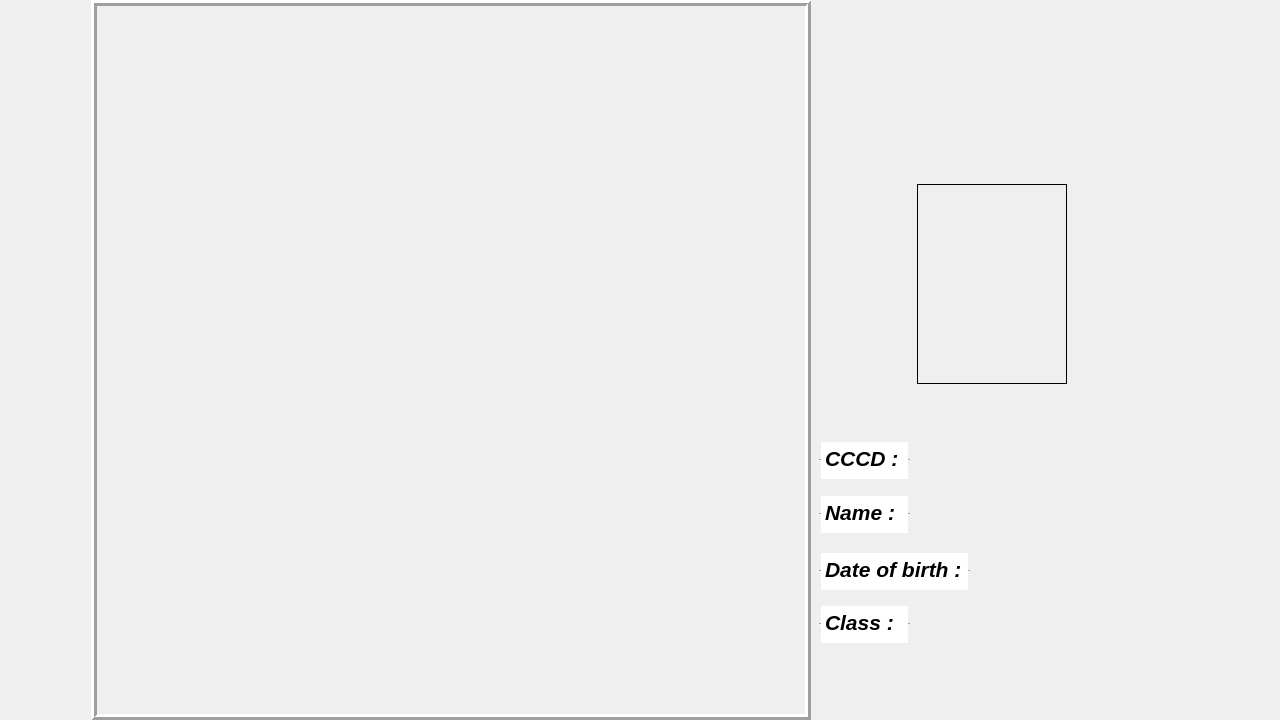
<?xml version="1.0" encoding="UTF-8"?>
<ui version="4.0">
 <class>MainWindow</class>
 <widget class="QMainWindow" name="MainWindow">
  <property name="geometry">
   <rect>
    <x>0</x>
    <y>0</y>
    <width>1280</width>
    <height>720</height>
   </rect>
  </property>
  <property name="windowTitle">
   <string>MainWindow</string>
  </property>
  <widget class="QWidget" name="centralwidget">
   <widget class="QTextEdit" name="Dayofbirth">
    <property name="geometry">
     <rect>
      <x>819</x>
      <y>551</y>
      <width>151</width>
      <height>41</height>
     </rect>
    </property>
    <property name="frameShape">
     <enum>QFrame::HLine</enum>
    </property>
    <property name="html">
     <string>&lt;!DOCTYPE HTML PUBLIC &quot;-//W3C//DTD HTML 4.0//EN&quot; &quot;http://www.w3.org/TR/REC-html40/strict.dtd&quot;&gt;
&lt;html&gt;&lt;head&gt;&lt;meta name=&quot;qrichtext&quot; content=&quot;1&quot; /&gt;&lt;style type=&quot;text/css&quot;&gt;
p, li { white-space: pre-wrap; }
&lt;/style&gt;&lt;/head&gt;&lt;body style=&quot; font-family:'Ubuntu'; font-size:11pt; font-weight:400; font-style:normal;&quot;&gt;
&lt;p style=&quot; margin-top:0px; margin-bottom:0px; margin-left:0px; margin-right:0px; -qt-block-indent:0; text-indent:0px;&quot;&gt;&lt;span style=&quot; font-size:16pt; font-weight:600; font-style:italic;&quot;&gt;Date of birth :&lt;/span&gt;&lt;/p&gt;&lt;/body&gt;&lt;/html&gt;</string>
    </property>
    <property name="textInteractionFlags">
     <set>Qt::NoTextInteraction</set>
    </property>
   </widget>
   <widget class="QLabel" name="inforCCCD">
    <property name="geometry">
     <rect>
      <x>910</x>
      <y>444</y>
      <width>211</width>
      <height>31</height>
     </rect>
    </property>
    <property name="font">
     <font>
      <family>Ubuntu</family>
      <pointsize>16</pointsize>
      <weight>75</weight>
      <italic>true</italic>
      <bold>true</bold>
     </font>
    </property>
    <property name="text">
     <string/>
    </property>
   </widget>
   <widget class="QLabel" name="inforName">
    <property name="geometry">
     <rect>
      <x>910</x>
      <y>497</y>
      <width>271</width>
      <height>31</height>
     </rect>
    </property>
    <property name="font">
     <font>
      <family>Ubuntu</family>
      <pointsize>16</pointsize>
      <weight>75</weight>
      <italic>true</italic>
      <bold>true</bold>
     </font>
    </property>
    <property name="text">
     <string/>
    </property>
   </widget>
   <widget class="QLabel" name="inforDoB">
    <property name="geometry">
     <rect>
      <x>971</x>
      <y>555</y>
      <width>181</width>
      <height>31</height>
     </rect>
    </property>
    <property name="font">
     <font>
      <family>Ubuntu</family>
      <pointsize>16</pointsize>
      <weight>75</weight>
      <italic>true</italic>
      <bold>true</bold>
     </font>
    </property>
    <property name="text">
     <string/>
    </property>
   </widget>
   <widget class="QLabel" name="logoclb">
    <property name="enabled">
     <bool>true</bool>
    </property>
    <property name="geometry">
     <rect>
      <x>1019</x>
      <y>49</y>
      <width>91</width>
      <height>101</height>
     </rect>
    </property>
    <property name="styleSheet">
     <string notr="true">image: url(:/logo/bkmaker.png);
</string>
    </property>
    <property name="text">
     <string/>
    </property>
    <property name="scaledContents">
     <bool>true</bool>
    </property>
   </widget>
   <widget class="QLabel" name="logokhoa">
    <property name="enabled">
     <bool>true</bool>
    </property>
    <property name="geometry">
     <rect>
      <x>877</x>
      <y>57</y>
      <width>81</width>
      <height>81</height>
     </rect>
    </property>
    <property name="styleSheet">
     <string notr="true">
image: url(:/logo2/UI_NCKH_PyQt5/dut.png);

</string>
    </property>
    <property name="text">
     <string/>
    </property>
    <property name="scaledContents">
     <bool>true</bool>
    </property>
   </widget>
   <widget class="QLabel" name="background">
    <property name="geometry">
     <rect>
      <x>812</x>
      <y>1</y>
      <width>371</width>
      <height>721</height>
     </rect>
    </property>
    <property name="font">
     <font>
      <family>Ubuntu</family>
      <weight>75</weight>
      <italic>true</italic>
      <bold>true</bold>
     </font>
    </property>
    <property name="styleSheet">
     <string notr="true">background-image: url(:/background1/backgroundc.jpg);
</string>
    </property>
    <property name="text">
     <string/>
    </property>
   </widget>
   <widget class="QLabel" name="cam">
    <property name="geometry">
     <rect>
      <x>91</x>
      <y>0</y>
      <width>720</width>
      <height>720</height>
     </rect>
    </property>
    <property name="frameShape">
     <enum>QFrame::Box</enum>
    </property>
    <property name="frameShadow">
     <enum>QFrame::Raised</enum>
    </property>
    <property name="lineWidth">
     <number>3</number>
    </property>
    <property name="text">
     <string/>
    </property>
    <property name="scaledContents">
     <bool>true</bool>
    </property>
   </widget>
   <widget class="QLabel" name="image">
    <property name="geometry">
     <rect>
      <x>917</x>
      <y>184</y>
      <width>150</width>
      <height>200</height>
     </rect>
    </property>
    <property name="frameShape">
     <enum>QFrame::Box</enum>
    </property>
    <property name="lineWidth">
     <number>1</number>
    </property>
    <property name="text">
     <string/>
    </property>
    <property name="scaledContents">
     <bool>true</bool>
    </property>
   </widget>
   <widget class="QLabel" name="inforClass">
    <property name="geometry">
     <rect>
      <x>912</x>
      <y>609</y>
      <width>211</width>
      <height>31</height>
     </rect>
    </property>
    <property name="font">
     <font>
      <family>Ubuntu</family>
      <pointsize>16</pointsize>
      <weight>75</weight>
      <italic>true</italic>
      <bold>true</bold>
     </font>
    </property>
    <property name="text">
     <string/>
    </property>
   </widget>
   <widget class="QTextEdit" name="CCCD">
    <property name="geometry">
     <rect>
      <x>819</x>
      <y>440</y>
      <width>91</width>
      <height>41</height>
     </rect>
    </property>
    <property name="frameShape">
     <enum>QFrame::HLine</enum>
    </property>
    <property name="html">
     <string>&lt;!DOCTYPE HTML PUBLIC &quot;-//W3C//DTD HTML 4.0//EN&quot; &quot;http://www.w3.org/TR/REC-html40/strict.dtd&quot;&gt;
&lt;html&gt;&lt;head&gt;&lt;meta name=&quot;qrichtext&quot; content=&quot;1&quot; /&gt;&lt;style type=&quot;text/css&quot;&gt;
p, li { white-space: pre-wrap; }
&lt;/style&gt;&lt;/head&gt;&lt;body style=&quot; font-family:'Ubuntu'; font-size:11pt; font-weight:400; font-style:normal;&quot;&gt;
&lt;p style=&quot; margin-top:0px; margin-bottom:0px; margin-left:0px; margin-right:0px; -qt-block-indent:0; text-indent:0px;&quot;&gt;&lt;span style=&quot; font-size:16pt; font-weight:600; font-style:italic;&quot;&gt;CCCD :&lt;/span&gt;&lt;/p&gt;&lt;/body&gt;&lt;/html&gt;</string>
    </property>
    <property name="textInteractionFlags">
     <set>Qt::NoTextInteraction</set>
    </property>
   </widget>
   <widget class="QTextEdit" name="Name">
    <property name="geometry">
     <rect>
      <x>819</x>
      <y>494</y>
      <width>91</width>
      <height>41</height>
     </rect>
    </property>
    <property name="frameShape">
     <enum>QFrame::HLine</enum>
    </property>
    <property name="html">
     <string>&lt;!DOCTYPE HTML PUBLIC &quot;-//W3C//DTD HTML 4.0//EN&quot; &quot;http://www.w3.org/TR/REC-html40/strict.dtd&quot;&gt;
&lt;html&gt;&lt;head&gt;&lt;meta name=&quot;qrichtext&quot; content=&quot;1&quot; /&gt;&lt;style type=&quot;text/css&quot;&gt;
p, li { white-space: pre-wrap; }
&lt;/style&gt;&lt;/head&gt;&lt;body style=&quot; font-family:'Ubuntu'; font-size:11pt; font-weight:400; font-style:normal;&quot;&gt;
&lt;p style=&quot; margin-top:0px; margin-bottom:0px; margin-left:0px; margin-right:0px; -qt-block-indent:0; text-indent:0px;&quot;&gt;&lt;span style=&quot; font-size:16pt; font-weight:600; font-style:italic;&quot;&gt;Name : &lt;/span&gt;&lt;/p&gt;&lt;/body&gt;&lt;/html&gt;</string>
    </property>
    <property name="textInteractionFlags">
     <set>Qt::NoTextInteraction</set>
    </property>
   </widget>
   <widget class="QTextEdit" name="Class">
    <property name="geometry">
     <rect>
      <x>819</x>
      <y>604</y>
      <width>91</width>
      <height>41</height>
     </rect>
    </property>
    <property name="frameShape">
     <enum>QFrame::HLine</enum>
    </property>
    <property name="html">
     <string>&lt;!DOCTYPE HTML PUBLIC &quot;-//W3C//DTD HTML 4.0//EN&quot; &quot;http://www.w3.org/TR/REC-html40/strict.dtd&quot;&gt;
&lt;html&gt;&lt;head&gt;&lt;meta name=&quot;qrichtext&quot; content=&quot;1&quot; /&gt;&lt;style type=&quot;text/css&quot;&gt;
p, li { white-space: pre-wrap; }
&lt;/style&gt;&lt;/head&gt;&lt;body style=&quot; font-family:'Ubuntu'; font-size:11pt; font-weight:400; font-style:normal;&quot;&gt;
&lt;p style=&quot; margin-top:0px; margin-bottom:0px; margin-left:0px; margin-right:0px; -qt-block-indent:0; text-indent:0px;&quot;&gt;&lt;span style=&quot; font-size:16pt; font-weight:600; font-style:italic;&quot;&gt;Class :&lt;/span&gt;&lt;/p&gt;&lt;/body&gt;&lt;/html&gt;</string>
    </property>
    <property name="textInteractionFlags">
     <set>Qt::NoTextInteraction</set>
    </property>
   </widget>
   <widget class="QLabel" name="label">
    <property name="geometry">
     <rect>
      <x>0</x>
      <y>0</y>
      <width>1281</width>
      <height>721</height>
     </rect>
    </property>
    <property name="styleSheet">
     <string notr="true">background-image: url(:/background1/nenden.jpg);</string>
    </property>
    <property name="text">
     <string/>
    </property>
   </widget>
   <zorder>label</zorder>
   <zorder>background</zorder>
   <zorder>Dayofbirth</zorder>
   <zorder>inforCCCD</zorder>
   <zorder>inforName</zorder>
   <zorder>inforDoB</zorder>
   <zorder>logoclb</zorder>
   <zorder>cam</zorder>
   <zorder>logokhoa</zorder>
   <zorder>image</zorder>
   <zorder>inforClass</zorder>
   <zorder>CCCD</zorder>
   <zorder>Name</zorder>
   <zorder>Class</zorder>
  </widget>
 </widget>
 <resources>
  <include location="../background.qrc"/>
  <include location="../circle.qrc"/>
  <include location="../logoclb.qrc"/>
  <include location="../logokhoa.qrc"/>
 </resources>
 <connections/>
</ui>
